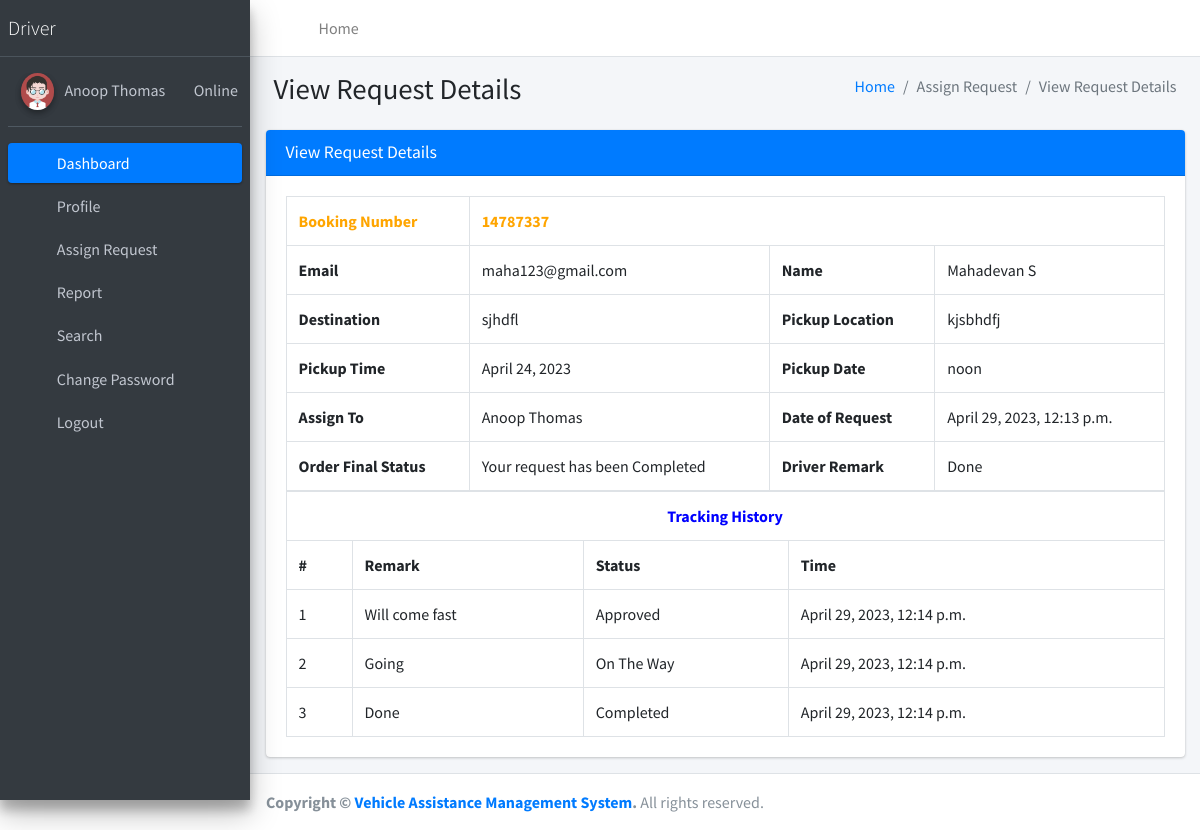
Screenshot of /dviewRequestDetails/8 (signed in) with the database file from the repository.
### vehicleassist/models.py (models this page shows, shortened)
class Book(models.Model):
    user = models.ForeignKey(User, on_delete=models.CASCADE, null=True)
    BookingNumber = models.CharField(max_length=150, null=True)
    PhoneNumber = models.CharField(max_length=15, null=True)
    PickupLoc = models.CharField(max_length=150, null=True)
    Destination = models.CharField(max_length=200, null=True)
    PickupDate = models.DateField(null=True)
    PickupTime = models.TimeField(null=True)
    DateofRequest = models.DateTimeField(auto_now_add=True)
    Remark = models.CharField(max_length=250, null=True)
    Status = models.CharField(max_length=150, null=True)
    AssignTo = models.ForeignKey(Driver, on_delete=models.CASCADE, null=True)
    UpdationDate = models.DateField(null=True)

class Driver(models.Model):
    user = models.ForeignKey(User, on_delete=models.CASCADE, null=True)
    DriverID = models.IntegerField(null=True)
    MobileNumber = models.CharField(max_length=15, null=True)
    Address = models.CharField(max_length=150, null=True)
    JoiningDate = models.DateTimeField(auto_now_add=True)
    def __str__(self):
        return self.user.first_name

class Tracking(models.Model):
    book = models.ForeignKey(Book, on_delete=models.CASCADE, null=True)
    Remark = models.CharField(max_length=250, null=True)
    Status = models.CharField(max_length=150, null=True)
    UpdationDate = models.DateTimeField(auto_now_add=True)

### vehicleassist/views.py (the view, shortened to what this page needs)
# urls.py: path('dviewRequestDetails/<int:pid>', dviewRequestDetails, name='dviewRequestDetails'),
def dviewRequestDetails(request, pid):
    if not request.user.is_authenticated:
        return redirect('driverlogin')
    user = request.user
    driver = Driver.objects.get(user=user)
    book = Book.objects.get(AssignTo=driver, id=pid)
    report1 = Tracking.objects.filter(book=book)
    reportcount = Tracking.objects.filter(book=book).count()
    return render(request, 'driver/dviewRequestDetails.html', locals())

### vehicleassist/templates/driver/dviewRequestDetails.html (shortened to what this page needs)
{% extends 'driverNavbar.html' %}
{% block main %}
<section class="content">
    <div class="content-header">
        <div class="container-fluid">
            <div class="row mb-2">
                <div class="col-sm-6">
                    <h1 class="m-0">View Request Details</h1>
                </div>
                <div class="col-sm-6">
                    <ol class="breadcrumb float-sm-right">
                        <li class="breadcrumb-item"><a href="{% url 'ddashboard' %}">Home</a></li>
                        <li class="breadcrumb-item active">Assign Request</li>
                        <li class="breadcrumb-item active">View Request Details</li>
                    </ol>
                </div>
            </div>
        </div>
    </div>
    <div class="container-fluid">
        <div class="row">
            <div class="col-md-12">
                <div class="card card-primary">
                    <div class="card-header">
                        <h3 class="card-title">View Request Details</h3>
                    </div>
                    <div class="card-body">
                        <table id="datatable" class="table table-bordered dt-responsive nowrap"
                               style="border-collapse: collapse; border-spacing: 0; width: 100%;">
                            <tr>
                                <th style="color: orange;">Booking Number</th>
                                <td colspan="4" style="color: orange;font-weight: bold;">{{book.BookingNumber}}</td>
                            </tr>
                            <tr>
                                <th>Email</th>
                                <td>{{book.user.username}}</td>
                                <th>Name</th>
                                <td>{{book.user.first_name}} {{book.user.last_name}}</td>
                            </tr>
                            <tr>
                                <th>Destination</th>
                                <td>{{book.Destination}}</td>
                                <th>Pickup Location</th>
                                <td>{{book.PickupLoc}}</td>
                            </tr>
                            <tr>
                                <th>Pickup Time</th>
                                <td>{{book.PickupDate}}</td>
                                <th>Pickup Date</th>
                                <td>{{book.PickupTime}}</td>
                            </tr>
                            <tr>
                                <th>Assign To</th>
                                {% if not book.AssignTo %}
                                <td>Not Updated Yet</td>
                                {% else %}
                                <td>{{book.AssignTo}}</td>
                                {% endif %}
                                <th>Date of Request</th>
                                <td>{{book.DateofRequest}}</td>
                            </tr>
                            <tr>
                                {% if book.Status == 'Completed' %}
                                <th>Order Final Status</th>
                                <td>Your request has been Completed</td>
                                {% endif %}
                                {% if book.Remark == None %}
                                <th>Driver Remark</th>
                                <td colspan="4">Not Updated Yet</td>
                                {% else %}
                                <th>Driver Remark</th>
                                <td>{{book.Remark}}</td>
                                {% endif %}
                            </tr>
                        </table>
                        {% if reportcount != 0 %}
                        <table id="datatable" class="table table-bordered dt-responsive nowrap"
                               style="border-collapse: collapse; border-spacing: 0; width: 100%;">
                            <tr align="center">
                                <th colspan="4" style="color: blue">Tracking History</th>
                            </tr>
                            <tr>
                                <th>#</th>
                                <th>Remark</th>
                                <th>Status</th>
                                <th>Time</th>
                            </tr>
                            {% for i in report1 %}
                            <tr>
                                <td>{{forloop.counter}}</td>
                                <td>{{i.Remark}}</td>
                                <td>{{i.Status}}</td>
                                <td>{{i.UpdationDate}}</td>
                            </tr>
                            {% endfor %}
                        </table>
                        {% endif %}
                    </div>
                </div>
            </div>
        </div>
    </div>
</section>
{% endblock %}

### vehicleassist/templates/driverNavbar.html (shortened to what this page needs)
{% load static %}
<!DOCTYPE html>
<html lang="en">
<head>
<link rel="stylesheet"
	href="{% static 'plugins/fontawesome-free/css/all.min.css' %}">
<link rel="stylesheet"
	href="https://code.ionicframework.com/ionicons/2.0.1/css/ionicons.min.css">
<link rel="stylesheet"
	href="{% static 'plugins/tempusdominus-bootstrap-4/css/tempusdominus-bootstrap-4.min.css' %}">
<link rel="stylesheet"
	href="{% static 'plugins/icheck-bootstrap/icheck-bootstrap.min.css' %}">
<link rel="stylesheet" href="{% static 'plugins/jqvmap/jqvmap.min.css' %}">
<link rel="stylesheet" href="{% static 'dist/css/adminlte.min.css' %}">
<link rel="stylesheet"
	href="{% static 'plugins/overlayScrollbars/css/OverlayScrollbars.min.css' %}">
<link rel="stylesheet"
	href="{% static 'plugins/daterangepicker/daterangepicker.css' %}">
<link rel="stylesheet"
	href="{% static 'plugins/summernote/summernote-bs4.min.css' %}">
</head>
<body class="hold-transition sidebar-mini layout-fixed">
	<div class="wrapper">
		<nav
			class="main-header navbar navbar-expand navbar-white navbar-light">
			<ul class="navbar-nav">
				<li class="nav-item"><a class="nav-link" data-widget="pushmenu"
					href="#" role="button"><i class="fas fa-bars"></i></a></li>
				<li class="nav-item d-none d-sm-inline-block"><a
					href="{% url 'dashboard' %}" class="nav-link">Home</a></li>
			</ul>
			<ul class="navbar-nav ml-auto">
				<li class="nav-item"><a class="nav-link"
					data-widget="fullscreen" href="#" role="button"> <i
						class="fas fa-expand-arrows-alt"></i>
				</a></li>
				<li class="nav-item"><a class="nav-link"
					data-widget="control-sidebar" data-controlsidebar-slide="true"
					href="#" role="button"> <i class="fas fa-th-large"></i>
				</a></li>
			</ul>
		</nav>
		<aside class="main-sidebar sidebar-dark-primary elevation-4">
			<a href="#" class="brand-link"> <img src=""
				<span class="brand-text font-weight-light">Driver</span>
			</a>
			<div class="sidebar">
				<div class="user-panel mt-3 pb-3 mb-3 d-flex">
					<div class="image">
						<img src="{% static 'dist/img/user2-160x160.jpg' %}"
							class="img-circle elevation-2" alt="User Image">
					</div>
					<div class="info">
						<a href="{% url 'profile' %}">{{request.user.first_name}} &nbsp;&nbsp;</a> <a href="#"><i
							class="fa fa-circle text-success"></i> Online</a>
					</div>
				</div>
				<nav class="mt-2">
					<ul class="nav nav-pills nav-sidebar flex-column"
						data-widget="treeview" role="menu" data-accordion="false">
						<li class="nav-item"><a href="{% url 'ddashboard' %}"
							class="nav-link active"> <i
								class="nav-icon fas fa-tachometer-alt"></i>
								<p>Dashboard</p>
						</a></li>
						<li class="nav-item"><a href="{% url 'profile' %}"
							class="nav-link"> <i class="nav-icon fas fa-user"></i>
								<p>Profile</p>
						</a></li>
						<li class="nav-item"><a href="#" class="nav-link"> <i
								class="nav-icon fas fa-copy"></i>
								<p>
									Assign Request <i class="fas fa-angle-left right"></i>
								</p>
						</a>
							</li>
						<li class="nav-item"><a href="#" class="nav-link"> <i
								class="nav-icon fas fa-tree"></i>
								<p>
									Report <i class="fas fa-angle-left right"></i>
								</p>
						</a>
						</li>
						<li class="nav-item"><a href="{% url 'dsearch' %}"
							class="nav-link"> <i class="nav-icon fas fa-search"></i>
								<p>Search</p>
						</a></li>
						<li class="nav-item"><a href="{% url 'dchangePassword' %}"
							class="nav-link"> <i class="nav-icon fas fa-cogs"></i>
								<p>Change Password</p>
						</a></li>
						<li class="nav-item"><a href="/logout" class="nav-link">
								<i class="nav-icon fas fa-power-off"></i>
								<p>Logout</p>
						</a></li>
					</ul>
				</nav>
			</div>
		</aside>
		<div class="content-wrapper">
			{% block main %}
			{% endblock %}
		</div>
		<footer class="main-footer">
			<strong>Copyright &copy; <a href="#">Vehicle Assistance Management System</a>.
			</strong> All rights reserved.
		</footer>
	</div>
</body>
</html>

### rows the page displays
Book: BookingNumber "14787337", user.username "maha123@gmail.com", user.first_name "Mahadevan", user.last_name "S", Destination "sjhdfl", PickupLoc "kjsbhdfj", PickupDate "April 24, 2023", PickupTime "noon", AssignTo "Anoop Thomas", DateofRequest "April 29, 2023, 12:13 p.m.", Remark "Done"
Tracking: Remark "Will come fast", Status "Approved", UpdationDate "April 29, 2023, 12:14 p.m."
Tracking: Remark "Going", Status "On The Way", UpdationDate "April 29, 2023, 12:14 p.m."
Tracking: Remark "Done", Status "Completed", UpdationDate "April 29, 2023, 12:14 p.m."

### other values shown
{{ request.user.first_name }} "Anoop Thomas"
